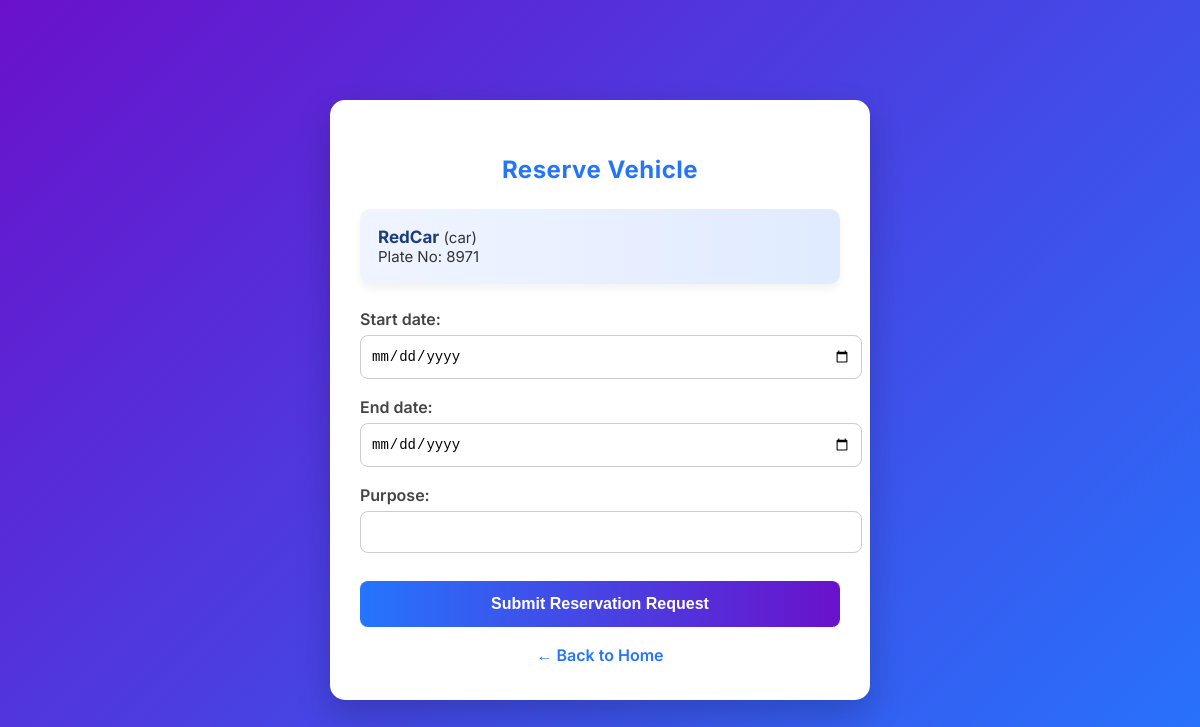
Screenshot of /reservations/vehicle/7/reserve/ (signed in) with the database file from the repository.
### vehicles/models.py (models this page shows, shortened)
class Vehicle(models.Model):
    VEHICLE_TYPES = [
        ("bike", "Bike"),
        ("scooter", "Scooter"),
        ("car", "Car"),
        ("van", "Van"),
        ("truck", "Truck"),
    ]
    class ApprovalStatus(models.TextChoices):
        PENDING = "pending", "Pending"
        APPROVED = "approved", "Approved"
        REJECTED = "rejected", "Rejected"
    owner = models.ForeignKey(
        settings.AUTH_USER_MODEL,
        on_delete=models.CASCADE,
        related_name="vehicles",
    )
    vehicle_type = models.CharField(max_length=20, choices=VEHICLE_TYPES)
    model_name = models.CharField(max_length=120)
    number_plate_no = models.CharField(max_length=50, unique=True)
    license_no = models.CharField(max_length=50)
    license_front_photo = models.ImageField(upload_to=upload_vehicle_doc)
    license_back_photo = models.ImageField(upload_to=upload_vehicle_doc)
    bluebook_photo = models.ImageField(upload_to=upload_vehicle_doc)
    vehicle_photo_with_plate = models.ImageField(upload_to=upload_vehicle_doc)
    status = models.CharField(
        max_length=20, choices=ApprovalStatus.choices, default=ApprovalStatus.PENDING
    )
    admin_feedback = models.TextField(blank=True)
    submitted_at = models.DateTimeField(auto_now_add=True)
    reviewed_at = models.DateTimeField(null=True, blank=True)
    reviewed_by = models.ForeignKey(
        settings.AUTH_USER_MODEL,
        on_delete=models.SET_NULL,
        null=True,
        blank=True,
        related_name="vehicle_reviews",
    )

### reservations/views.py (the view)
# urls.py: path("vehicle/<int:vehicle_id>/reserve/", views.reserve_vehicle, name="reserve_vehicle"),
@login_required
def reserve_vehicle(request, vehicle_id: int):
    vehicle = get_object_or_404(
        Vehicle,
        id=vehicle_id,
        status=Vehicle.ApprovalStatus.APPROVED,
    )
    if request.method == "POST":
        form = ReservationCreateForm(request.POST)
        if form.is_valid():
            try:
                res = create_reservation(
                    user=request.user,
                    vehicle_id=vehicle.id,
                    start_date=form.cleaned_data["start_date"],
                    end_date=form.cleaned_data["end_date"],
                    purpose=form.cleaned_data["purpose"],
                )
                messages.success(request, "Reservation request submitted (Pending owner approval).")
                return redirect("my_reservations")
            except Exception as e:
                messages.error(request, str(e))
    else:
        form = ReservationCreateForm()
    return render(request, "reservations/reserve_vehicle.html", {"vehicle": vehicle, "form": form})

### reservations/forms.py
class ReservationCreateForm(forms.ModelForm):
    class Meta:
        model = Reservation
        fields = ["start_date", "end_date", "purpose"]
        widgets = {
            "start_date": forms.DateInput(attrs={"type": "date"}),
            "end_date": forms.DateInput(attrs={"type": "date"}),
        }

### accounts/models.py (called while the page is built)
    @property
    def is_owner(self) -> bool:
        return self.role == self.Roles.OWNER

### templates/reservations/reserve_vehicle.html (shortened to what this page needs)
<!DOCTYPE html>
<html lang="en">
<head>
</head>
<body>
<div class="reserve-container">
    <h2>Reserve Vehicle</h2>
    <div class="vehicle-summary">
        <strong>{{ vehicle.model_name }}</strong> ({{ vehicle.vehicle_type }})<br>
        Plate No: {{ vehicle.number_plate_no }}
    </div>
    <form method="post">
        {% for field in form %}
            <p>
                {{ field.label_tag }}
                {{ field }}
            </p>
        {% endfor %}
        <button type="submit" class="submit-btn">
            Submit Reservation Request
        </button>
    </form>
    <a href="{% url 'home' %}" class="back-link">
        ← Back to Home
    </a>
</div>
</body>
</html>

### templates/reservations/reserve_vehicle.html (style rules this page uses)
body { margin: 0; padding: 0; font-family: 'Inter', sans-serif; background: linear-gradient(135deg, #6a11cb, #2575fc); display: flex; justify-content: center; align-items: center; min-height: 100vh; }
.reserve-container { background: #ffffff; width: 100%; max-width: 480px; padding: 35px 30px; border-radius: 15px; box-shadow: 0 15px 35px rgba(0,0,0,0.2); transition: transform 0.3s; }
h2 { text-align: center; margin-bottom: 25px; color: #2575fc; font-weight: 700; letter-spacing: 0.5px; }
.vehicle-summary { background: linear-gradient(90deg, #f0f4ff, #e0ebff); padding: 18px; border-radius: 10px; margin-bottom: 25px; font-size: 15px; color: #333; box-shadow: 0 5px 10px rgba(0,0,0,0.05); }
.vehicle-summary strong { font-size: 17px; color: #1a3d7c; }
form p { margin-bottom: 18px; }
form label { display: block; margin-bottom: 6px; font-weight: 600; color: #444; }
form input, form select, form textarea { width: 100%; padding: 12px 10px; border-radius: 8px; border: 1px solid #ccc; font-size: 14px; transition: border 0.3s, box-shadow 0.3s; }
.submit-btn { width: 100%; padding: 14px; margin-top: 10px; background: linear-gradient(90deg, #2575fc, #6a11cb); border: none; border-radius: 8px; color: #fff; font-size: 16px; font-weight: 700; cursor: pointer; transition: background 0.3s, transform 0.2s; }
.back-link { display: block; text-align: center; margin-top: 18px; text-decoration: none; font-weight: 600; color: #2575fc; transition: color 0.3s; }

### rows the page displays
Vehicle: model_name "RedCar", vehicle_type "car", number_plate_no "8971"

### other values shown
{{ field.label_tag }} "Start date:" "End date:" "Purpose:"
